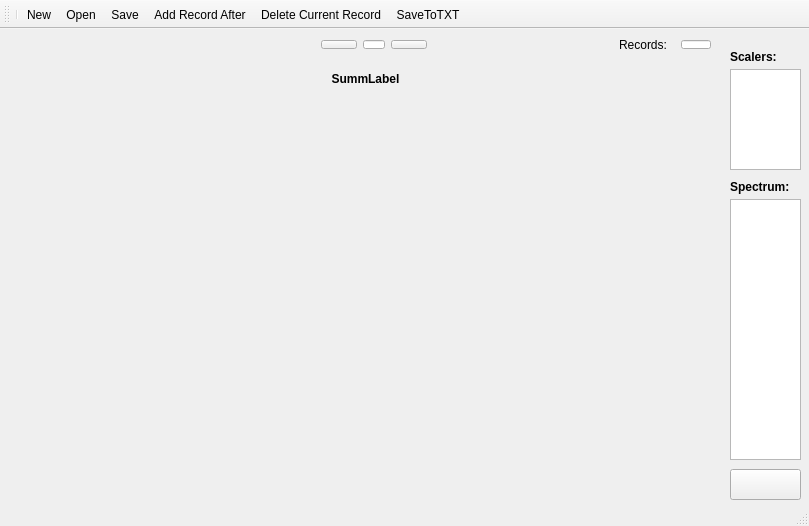
<?xml version="1.0" encoding="UTF-8"?>
<ui version="4.0">
 <class>MainWindow</class>
 <widget class="QMainWindow" name="MainWindow">
  <property name="geometry">
   <rect>
    <x>0</x>
    <y>0</y>
    <width>809</width>
    <height>526</height>
   </rect>
  </property>
  <property name="windowTitle">
   <string>MainWindow</string>
  </property>
  <widget class="QWidget" name="centralWidget">
   <widget class="QTextEdit" name="SpectrumTextEdit">
    <property name="geometry">
     <rect>
      <x>730</x>
      <y>170</y>
      <width>71</width>
      <height>261</height>
     </rect>
    </property>
   </widget>
   <widget class="QCustomPlot" name="Plot" native="true">
    <property name="geometry">
     <rect>
      <x>10</x>
      <y>30</y>
      <width>711</width>
      <height>441</height>
     </rect>
    </property>
    <widget class="QLabel" name="SummLabel">
     <property name="geometry">
      <rect>
       <x>280</x>
       <y>10</y>
       <width>151</width>
       <height>20</height>
      </rect>
     </property>
     <property name="font">
      <font>
       <weight>75</weight>
       <bold>true</bold>
      </font>
     </property>
     <property name="autoFillBackground">
      <bool>false</bool>
     </property>
     <property name="text">
      <string>SummLabel</string>
     </property>
     <property name="alignment">
      <set>Qt::AlignCenter</set>
     </property>
    </widget>
   </widget>
   <widget class="QTextEdit" name="ScalersTextEdit">
    <property name="geometry">
     <rect>
      <x>730</x>
      <y>40</y>
      <width>71</width>
      <height>101</height>
     </rect>
    </property>
   </widget>
   <widget class="QLabel" name="ScalersLabel">
    <property name="geometry">
     <rect>
      <x>730</x>
      <y>20</y>
      <width>71</width>
      <height>16</height>
     </rect>
    </property>
    <property name="font">
     <font>
      <weight>75</weight>
      <bold>true</bold>
     </font>
    </property>
    <property name="text">
     <string>Scalers:</string>
    </property>
   </widget>
   <widget class="QLabel" name="label_2">
    <property name="geometry">
     <rect>
      <x>730</x>
      <y>150</y>
      <width>71</width>
      <height>16</height>
     </rect>
    </property>
    <property name="font">
     <font>
      <weight>75</weight>
      <bold>true</bold>
     </font>
    </property>
    <property name="text">
     <string>Spectrum:</string>
    </property>
   </widget>
   <widget class="QLabel" name="TotalRecordLabel">
    <property name="geometry">
     <rect>
      <x>619</x>
      <y>0</y>
      <width>51</width>
      <height>31</height>
     </rect>
    </property>
    <property name="text">
     <string>Records:</string>
    </property>
   </widget>
   <widget class="QWidget" name="horizontalLayoutWidget">
    <property name="geometry">
     <rect>
      <x>670</x>
      <y>0</y>
      <width>52</width>
      <height>31</height>
     </rect>
    </property>
    <layout class="QHBoxLayout" name="horizontalLayout">
     <item>
      <widget class="QLineEdit" name="TotalRecordNumberEdit">
       <property name="alignment">
        <set>Qt::AlignCenter</set>
       </property>
      </widget>
     </item>
    </layout>
   </widget>
   <widget class="QWidget" name="horizontalLayoutWidget_2">
    <property name="geometry">
     <rect>
      <x>310</x>
      <y>0</y>
      <width>128</width>
      <height>31</height>
     </rect>
    </property>
    <layout class="QHBoxLayout" name="horizontalLayout_2">
     <item>
      <widget class="QPushButton" name="PrevRecordPushButton">
       <property name="text">
        <string/>
       </property>
      </widget>
     </item>
     <item>
      <widget class="QLineEdit" name="RecordNumberEdit">
       <property name="alignment">
        <set>Qt::AlignCenter</set>
       </property>
      </widget>
     </item>
     <item>
      <widget class="QPushButton" name="NextRecordPushButton">
       <property name="text">
        <string/>
       </property>
      </widget>
     </item>
    </layout>
   </widget>
   <widget class="QPushButton" name="RewriteButton">
    <property name="geometry">
     <rect>
      <x>730</x>
      <y>440</y>
      <width>71</width>
      <height>31</height>
     </rect>
    </property>
    <property name="text">
     <string/>
    </property>
   </widget>
  </widget>
  <widget class="QStatusBar" name="statusBar"/>
  <widget class="QToolBar" name="toolBar">
   <property name="windowTitle">
    <string>toolBar</string>
   </property>
   <attribute name="toolBarArea">
    <enum>TopToolBarArea</enum>
   </attribute>
   <attribute name="toolBarBreak">
    <bool>false</bool>
   </attribute>
   <addaction name="separator"/>
   <addaction name="actionNew"/>
   <addaction name="actionOpen"/>
   <addaction name="actionSave"/>
   <addaction name="actionAddRecord"/>
   <addaction name="actionDeleteRecord"/>
   <addaction name="actionSaveToTXT"/>
  </widget>
  <action name="actionOpen">
   <property name="icon">
    <iconset resource="res.qrc">
     <normaloff>:/images/Icons/blue-folder-horizontal-open.png</normaloff>:/images/Icons/blue-folder-horizontal-open.png</iconset>
   </property>
   <property name="text">
    <string>Open</string>
   </property>
  </action>
  <action name="actionNew">
   <property name="icon">
    <iconset resource="res.qrc">
     <normaloff>:/images/Icons/blue-document.png</normaloff>:/images/Icons/blue-document.png</iconset>
   </property>
   <property name="text">
    <string>New</string>
   </property>
   <property name="toolTip">
    <string>Create New File</string>
   </property>
  </action>
  <action name="actionAddRecord">
   <property name="icon">
    <iconset resource="res.qrc">
     <normaloff>:/images/Icons/plus.png</normaloff>:/images/Icons/plus.png</iconset>
   </property>
   <property name="text">
    <string>Add Record After</string>
   </property>
   <property name="toolTip">
    <string>Add Record After</string>
   </property>
  </action>
  <action name="actionSave">
   <property name="icon">
    <iconset resource="res.qrc">
     <normaloff>:/images/Icons/disk-black.png</normaloff>:/images/Icons/disk-black.png</iconset>
   </property>
   <property name="text">
    <string>Save</string>
   </property>
  </action>
  <action name="actionDeleteRecord">
   <property name="icon">
    <iconset resource="res.qrc">
     <normaloff>:/images/Icons/minus.png</normaloff>:/images/Icons/minus.png</iconset>
   </property>
   <property name="text">
    <string>Delete Current Record</string>
   </property>
   <property name="toolTip">
    <string>Delete Current Record</string>
   </property>
  </action>
  <action name="actionSaveToTXT">
   <property name="icon">
    <iconset resource="res.qrc">
     <normaloff>:/images/Icons/receipt-text.png</normaloff>:/images/Icons/receipt-text.png</iconset>
   </property>
   <property name="text">
    <string>SaveToTXT</string>
   </property>
   <property name="toolTip">
    <string>Save Current Record to TXT File</string>
   </property>
  </action>
 </widget>
 <layoutdefault spacing="6" margin="11"/>
 <customwidgets>
  <customwidget>
   <class>QCustomPlot</class>
   <extends>QWidget</extends>
   <header>qcustomplot.h</header>
   <container>1</container>
  </customwidget>
 </customwidgets>
 <resources>
  <include location="res.qrc"/>
 </resources>
 <connections/>
</ui>
